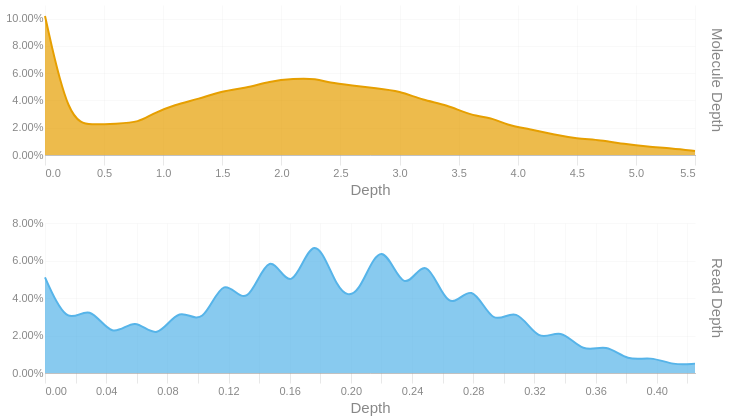

Source (notebook cell):
### Code cell
readdep = depth_hist(tb['Read Depth'], q99, 3)
readdep = readdep.with_columns(pl.lit('Read Depth').alias('Metric'))
if not SKIPLR:
    moldep = depth_hist(tb['Molecule Depth'], mol_q99, 1)
    moldep = moldep.with_columns(pl.lit('Molecule Depth').alias('Metric'))
    _hist = pl.concat([readdep, moldep])
    _hist = _hist.filter(pl.col('Proportion') != 0)
    with SafeRender(_hist):
        (
            alt.Chart(_hist)        
            .mark_area(interpolate = "basis")
            .encode(
                x=alt.X('Bin:Q').scale(domainMin=0).axis(alt.Axis(title='Depth')),
                y = alt.Y('Proportion:Q', title = None).axis(format = '.2%'),
                color = alt.Color('Metric:N').legend(None),
                row = alt.Row("Metric:N").header(title = None, labelOrient = 'right'),
                tooltip = [
                    alt.Tooltip("Metric:N", title = "Metric"),
                    alt.Tooltip('Interval:N', title = "Depth Interval"),
                    alt.Tooltip('Proportion:Q', title = "% Alignments").format('.2%')
                ]
            )
            .resolve_scale(x='independent', y='independent')
            .properties(
                height = 150, width = 650,
                usermeta={'embedOptions': {'downloadFileName': f'{samplename}.depth.hist'}}
            )
        ).display()
else:
    readdep = readdep.filter(pl.col('Proportion') != 0)
    with SafeRender(readdep):
        (
            alt.Chart(readdep)        
            .mark_area(interpolate = "basis")
            .encode(
                x=alt.X('Bin:Q').scale(domainMin=0).axis(alt.Axis(title='Depth')),
                y = alt.Y('Proportion:Q', title = None).axis(format = '.2%'),
                tooltip = [
                    alt.Tooltip('Interval:N', title = "Depth Interval"),
                    alt.Tooltip('Proportion:Q', title = "% Alignments").format('.2%')
                ]
            )
            .properties(
                usermeta={'embedOptions': {'downloadFileName': f'{samplename}.depth.hist'}}
            )
        ).display()

### Figure 1 — Vega-Lite specification as saved in the notebook (floating-point values rounded to 4 significant figures)
{"width": 650, "height": 150, "config": {"title": {"anchor": "start", "dy": -15, "fontSize": 18, "color": "#888888", "subtitleColor": "#888888", "subtitleFontSize": 14}, "arc": {"fill": "#0072B2"}, "axis": {"domainColor": "#888888", "domainWidth": 0.5, "gridWidth": 0.2, "grid": false, "titleFontWeight": 400, "titleFontSize": 15, "labelFontSize": 11, "labelColor": "#888888", "tickColor": "#888888", "tickWidth": 0.2, "titleColor": "#888888"}, "axisBand": {"grid": false}, "axisX": {"grid": true, "tickSize": 10, "domainCap": "round"}, "axisY": {"domain": false, "grid": true, "tickSize": 0, "domainCap": "round"}, "background": "transparent", "header": {"labelFontSize": 15, "labelColor": "#888888", "titleFontSize": 15, "titleFontWeight": 600, "titleColor": "#888888"}, "legend": {"labelFont": "sans-serif", "labelFontSize": 12, "labelColor": "#888888", "symbolSize": 100, "symbolType": "circle", "titleFontSize": 12, "titlePadding": 10, "titleColor": "#888888", "title": null}, "range": {"category": ["#E69F00", "#56B4E9", "#009E73", "#F0E442", "#0072B2", "#D55E00", "#CC79A7", "#000000"], "diverging": ["#cfe8f3", "#a2d4ec", "#73bfe2", "#46abdb", "#1696d2", "#12719e"]}, "area": {"fill": "#0072B2", "fillOpacity": 0.7, "line": true, "strokeOpacity": 0.7}, "line": {"color": "#0072B2", "stroke": "#0072B2", "strokeWidth": 2}, "trail": {"color": "#0072B2", "stroke": "#0072B2", "strokeWidth": 0, "size": 1}, "point": {"filled": true, "fillOpacity": 1.0, "size": 95}, "text": {"color": "#888888", "fontSize": 11, "align": "right", "fontWeight": 400, "size": 11}, "bar": {"fill": "#0072B2", "stroke": null}, "view": {"stroke": null, "continuousWidth": 660, "continuousHeight": 400}}, "data": {"name": "data-ea7c0fd5393ade16fd4aefa41c34c9ca"}, "mark": {"type": "area", "interpolate": "basis"}, "encoding": {"color": {"field": "Metric", "legend": null, "type": "nominal"}, "row": {"field": "Metric", "header": {"title": null, "labelOrient": "right"}, "type": "nominal"}, "tooltip": [{"field": "Metric", "title": "Metric", "type": "nominal"}, {"field": "Interval", "title": "Depth Interval", "type": "nominal"}, {"field": "Proportion", "format": ".2%", "title": "% Alignments", "type": "quantitative"}], "x": {"axis": {"title": "Depth"}, "field": "Bin", "scale": {"domainMin": 0}, "type": "quantitative"}, "y": {"axis": {"format": ".2%"}, "field": "Proportion", "title": null, "type": "quantitative"}}, "resolve": {"scale": {"x": "independent", "y": "independent"}}, "usermeta": {"embedOptions": {"downloadFileName": "TF26LRJL0040_50B_L_10484332_23Y22YLT4_L7.depth.hist"}}, "$schema": "https://vega.github.io/schema/vega-lite/v6.4.1.json", "datasets": {"data-ea7c0fd5393ade16fd4aefa41c34c9ca": [{"Bin": 0.0, "Interval": "0.0-0.015", "Proportion": 0.051, "Metric": "Read Depth"}, {"Bin": 0.015, "Interval": "0.015-0.029", "Proportion": 0.024, "Metric": "Read Depth"}, {"Bin": 0.029, "Interval": "0.029-0.044", "Proportion": 0.038, "Metric": "Read Depth"}, {"Bin": 0.044, "Interval": "0.044-0.059", "Proportion": 0.017, "Metric": "Read Depth"}, {"Bin": 0.059, "Interval": "0.059-0.073", "Proportion": 0.031, "Metric": "Read Depth"}, {"Bin": 0.073, "Interval": "0.073-0.088", "Proportion": 0.016, "Metric": "Read Depth"}, {"Bin": 0.088, "Interval": "0.088-0.103", "Proportion": 0.037, "Metric": "Read Depth"}, {"Bin": 0.103, "Interval": "0.103-0.117", "Proportion": 0.023, "Metric": "Read Depth"}, {"Bin": 0.117, "Interval": "0.117-0.132", "Proportion": 0.055, "Metric": "Read Depth"}, {"Bin": 0.132, "Interval": "0.132-0.147", "Proportion": 0.031, "Metric": "Read Depth"}, {"Bin": 0.147, "Interval": "0.147-0.161", "Proportion": 0.07, "Metric": "Read Depth"}, {"Bin": 0.161, "Interval": "0.161-0.176", "Proportion": 0.038, "Metric": "Read Depth"}, {"Bin": 0.176, "Interval": "0.176-0.191", "Proportion": 0.08, "Metric": "Read Depth"}, {"Bin": 0.191, "Interval": "0.191-0.205", "Proportion": 0.042, "Metric": "Read Depth"}, {"Bin": 0.205, "Interval": "0.205-0.22", "Proportion": 0.039, "Metric": "Read Depth"}, {"Bin": 0.22, "Interval": "0.22-0.235", "Proportion": 0.076, "Metric": "Read Depth"}, {"Bin": 0.235, "Interval": "0.235-0.249", "Proportion": 0.038, "Metric": "Read Depth"}, {"Bin": 0.249, "Interval": "0.249-0.264", "Proportion": 0.067, "Metric": "Read Depth"}, {"Bin": 0.264, "Interval": "0.264-0.279", "Proportion": 0.029, "Metric": "Read Depth"}, {"Bin": 0.279, "Interval": "0.279-0.293", "Proportion": 0.051, "Metric": "Read Depth"}, {"Bin": 0.293, "Interval": "0.293-0.308", "Proportion": 0.023, "Metric": "Read Depth"}, {"Bin": 0.308, "Interval": "0.308-0.323", "Proportion": 0.037, "Metric": "Read Depth"}, {"Bin": 0.323, "Interval": "0.323-0.337", "Proportion": 0.015, "Metric": "Read Depth"}, {"Bin": 0.337, "Interval": "0.337-0.352", "Proportion": 0.025, "Metric": "Read Depth"}, {"Bin": 0.352, "Interval": "0.352-0.367", "Proportion": 0.01, "Metric": "Read Depth"}, {"Bin": 0.367, "Interval": "0.367-0.381", "Proportion": 0.016, "Metric": "Read Depth"}, {"Bin": 0.381, "Interval": "0.381-0.396", "Proportion": 0.006, "Metric": "Read Depth"}, {"Bin": 0.396, "Interval": "0.396-0.411", "Proportion": 0.009, "Metric": "Read Depth"}, {"Bin": 0.411, "Interval": "0.411-0.425", "Proportion": 0.004, "Metric": "Read Depth"}, {"Bin": 0.425, "Interval": "0.425-0.44", "Proportion": 0.005, "Metric": "Read Depth"}, {"Bin": 0.0, "Interval": "0.0-0.2", "Proportion": 0.102, "Metric": "Molecule Depth"}, {"Bin": 0.2, "Interval": "0.2-0.4", "Proportion": 0.024, "Metric": "Molecule Depth"}, {"Bin": 0.4, "Interval": "0.4-0.6", "Proportion": 0.022, "Metric": "Molecule Depth"}, {"Bin": 0.6, "Interval": "0.6-0.8", "Proportion": 0.023, "Metric": "Molecule Depth"}, {"Bin": 0.8, "Interval": "0.8-0.9", "Proportion": 0.024, "Metric": "Molecule Depth"}, {"Bin": 0.9, "Interval": "0.9-1.1", "Proportion": 0.03, "Metric": "Molecule Depth"}, {"Bin": 1.1, "Interval": "1.1-1.3", "Proportion": 0.037, "Metric": "Molecule Depth"}, {"Bin": 1.3, "Interval": "1.3-1.5", "Proportion": 0.041, "Metric": "Molecule Depth"}, {"Bin": 1.5, "Interval": "1.5-1.7", "Proportion": 0.047, "Metric": "Molecule Depth"}, {"Bin": 1.7, "Interval": "1.7-1.9", "Proportion": 0.049, "Metric": "Molecule Depth"}, {"Bin": 1.9, "Interval": "1.9-2.1", "Proportion": 0.054, "Metric": "Molecule Depth"}, {"Bin": 2.1, "Interval": "2.1-2.3", "Proportion": 0.056, "Metric": "Molecule Depth"}, {"Bin": 2.3, "Interval": "2.3-2.4", "Proportion": 0.056, "Metric": "Molecule Depth"}, {"Bin": 2.4, "Interval": "2.4-2.6", "Proportion": 0.053, "Metric": "Molecule Depth"}, {"Bin": 2.6, "Interval": "2.6-2.8", "Proportion": 0.051, "Metric": "Molecule Depth"}, {"Bin": 2.8, "Interval": "2.8-3.0", "Proportion": 0.049, "Metric": "Molecule Depth"}, {"Bin": 3.0, "Interval": "3.0-3.2", "Proportion": 0.047, "Metric": "Molecule Depth"}, {"Bin": 3.2, "Interval": "3.2-3.4", "Proportion": 0.04, "Metric": "Molecule Depth"}, {"Bin": 3.4, "Interval": "3.4-3.6", "Proportion": 0.037, "Metric": "Molecule Depth"}, {"Bin": 3.6, "Interval": "3.6-3.8", "Proportion": 0.029, "Metric": "Molecule Depth"}, {"Bin": 3.8, "Interval": "3.8-3.9", "Proportion": 0.027, "Metric": "Molecule Depth"}, {"Bin": 3.9, "Interval": "3.9-4.1", "Proportion": 0.022, "Metric": "Molecule Depth"}, {"Bin": 4.1, "Interval": "4.1-4.3", "Proportion": 0.019, "Metric": "Molecule Depth"}, {"Bin": 4.3, "Interval": "4.3-4.5", "Proportion": 0.015, "Metric": "Molecule Depth"}, {"Bin": 4.5, "Interval": "4.5-4.7", "Proportion": 0.012, "Metric": "Molecule Depth"}, {"Bin": 4.7, "Interval": "4.7-4.9", "Proportion": 0.011, "Metric": "Molecule Depth"}, {"Bin": 4.9, "Interval": "4.9-5.1", "Proportion": 0.008, "Metric": "Molecule Depth"}, {"Bin": 5.1, "Interval": "5.1-5.3", "Proportion": 0.006, "Metric": "Molecule Depth"}, {"Bin": 5.3, "Interval": "5.3-5.5", "Proportion": 0.005, "Metric": "Molecule Depth"}, {"Bin": 5.5, "Interval": "5.5-5.64", "Proportion": 0.003, "Metric": "Molecule Depth"}]}}
